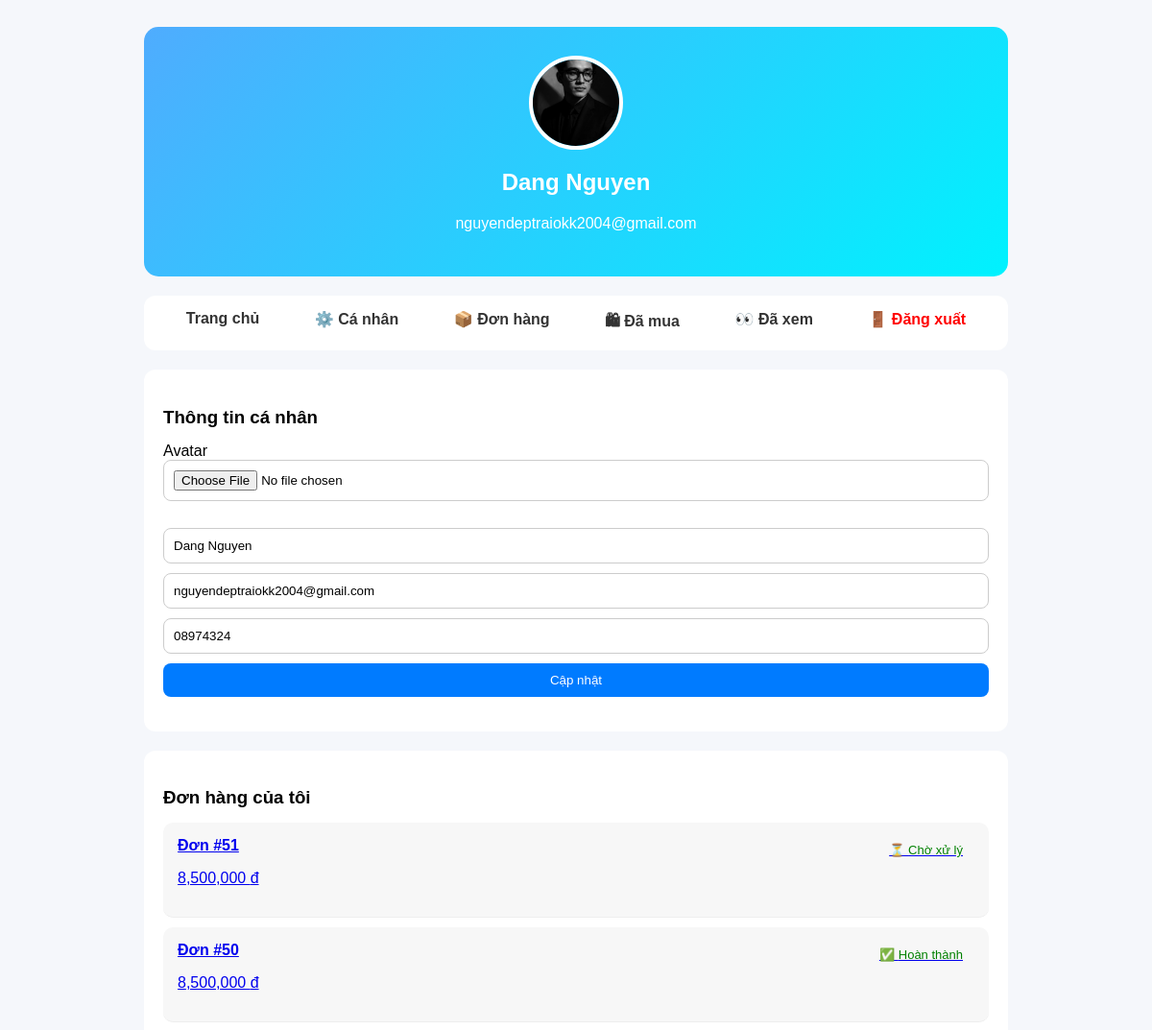
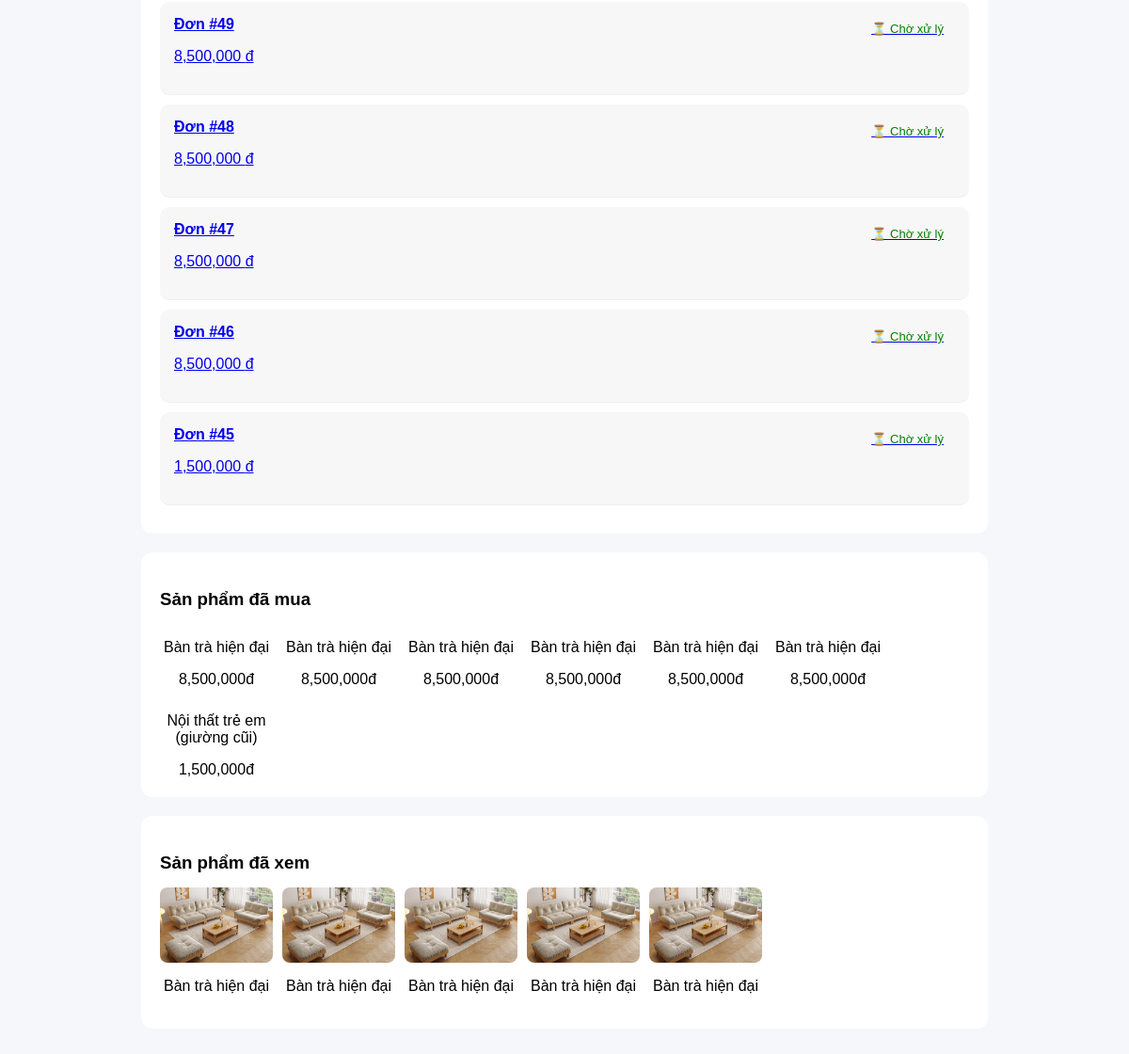
The app's page /profile.php (signed in) with its own data (2 pictures, top to bottom).
### tables this page shows
CREATE TABLE `orders` (
  `id` int(11) NOT NULL,
  `customer_name` varchar(255) DEFAULT NULL,
  `phone` varchar(20) DEFAULT NULL,
  `address` text DEFAULT NULL,
  `total` int(11) DEFAULT NULL,
  `created_at` datetime DEFAULT current_timestamp(),
  `payment_method` varchar(50) DEFAULT NULL,
  `shipping_method` varchar(50) DEFAULT NULL,
  `user_id` int(11) DEFAULT NULL,
  `status` varchar(50) DEFAULT 'Đang xử lý',
  `discount` int(11) DEFAULT 0,
  `final_total` int(11) DEFAULT 0
);

CREATE TABLE `products` (
  `id` int(11) NOT NULL,
  `name` varchar(255) DEFAULT NULL,
  `price` int(11) DEFAULT NULL,
  `image` varchar(255) DEFAULT NULL,
  `description` text DEFAULT NULL,
  `category_id` int(11) DEFAULT NULL,
  `stock` int(11) DEFAULT 0,
  `materials` text DEFAULT NULL
);

### profile.php (the view, shortened to what this page needs)
<?php
include "config/db.php";
$user = $_SESSION['user'];
$orders = $conn->prepare("
    SELECT * FROM orders
    WHERE user_id=?
    ORDER BY id DESC
");
$orders->execute([$user['id']]);
$orders = $orders->fetchAll();
$purchased = $conn->prepare("
    SELECT
        oi.product_name,
        oi.price,
        COALESCE(p.image, 'default.jpg') as image
    FROM order_items oi
    JOIN orders o ON oi.order_id = o.id
    LEFT JOIN products p ON oi.product_id = p.id
    WHERE o.user_id=?
    ORDER BY o.id DESC, oi.id DESC
");
$purchased->execute([$user['id']]);
$purchased = $purchased->fetchAll();
$viewed = $conn->prepare("
    SELECT p.* FROM viewed_products v
    JOIN products p ON v.product_id = p.id
    WHERE v.user_id=?
    ORDER BY v.id DESC LIMIT 5
");
$viewed->execute([$user['id']]);
$viewed = $viewed->fetchAll();
?>
<link rel="stylesheet" href="assets/css/profile.css">
<div class="profile-container">
    <div class="profile-header">
        <img
          src="assets/images/avatar/<?= $user['avatar'] ?? 'default.png' ?>"
          class="avatar-img"
        >
        <h2><?= $user['name'] ?></h2>
        <p><?= $user['email'] ?></p>
    </div>
    <div class="profile-menu">
        <a href="index.php">Trang chủ</a>
        <a href="#info">⚙️ Cá nhân</a>
        <a href="#orders">📦 Đơn hàng</a>
        <a href="#purchased">🛍 Đã mua</a>
        <a href="#viewed">👀 Đã xem</a>
        <a href="logout.php" class="logout">🚪 Đăng xuất</a>
    </div>
    <div id="info" class="profile-section">
        <h3>Thông tin cá nhân</h3>
        <form action="update_profile.php" method="post" enctype="multipart/form-data">
            <label>Avatar</label><br>
            <input type="file" name="avatar"><br><br>
            <input name="name" value="<?= $user['name'] ?>" placeholder="Tên">
            <input name="email" value="<?= $user['email'] ?>" placeholder="Email">
            <input name="phone" value="<?= $user['phone'] ?? '' ?>" placeholder="SĐT">
            <button>Cập nhật</button>
        </form>
    </div>
    <div id="orders" class="profile-section">
    <h3>Đơn hàng của tôi</h3>
    <?php foreach($orders as $o): ?>
        <?php
        $status = $o['status'] ?? 'pending';
        $icon = '⏳';
        $text = 'Chờ xử lý';
        switch($status){
            case 'completed':
                $icon = '✅'; $text = 'Hoàn thành'; break;
        }
        ?>
        <a href="order_detail_user.php?id=<?= $o['id'] ?>" class="order-card">
            <div>
                <b>Đơn #<?= $o['id'] ?></b>
                <p><?= number_format($o['total']) ?> đ</p>
            </div>
            <div class="status status-<?= $status ?>">
                <?= $icon ?> <?= $text ?>
            </div>
        </a>
    <?php endforeach; ?>
</div>
    <div id="purchased" class="profile-section">
        <h3>Sản phẩm đã mua</h3>
        <div class="viewed-list">
            <?php foreach($purchased as $p): ?>
                <div class="view-item">
                    <p><?= $p['product_name'] ?></p>
                    <span><?= number_format($p['price']) ?>đ</span>
                </div>
            <?php endforeach; ?>
        </div>
    </div>
    <div id="viewed" class="profile-section">
        <h3>Sản phẩm đã xem</h3>
        <div class="viewed-list">
            <?php foreach($viewed as $p): ?>
                <div class="view-item">
                    <img src="assets/images/products/<?= $p['image'] ?>">
                    <p><?= $p['name'] ?></p>
                </div>
            <?php endforeach; ?>
        </div>
    </div>
</div>

### assets/css/profile.css (style rules this page uses)
.profile-container { max-width:900px; margin:30px auto; }
.profile-header { text-align:center; background:linear-gradient(135deg,#4facfe,#00f2fe); padding:30px; border-radius:15px; color:#fff; }
.profile-menu { display:flex; justify-content:space-around; background:#fff; padding:15px; border-radius:10px; margin-top:20px; }
.profile-menu a { text-decoration:none; font-weight:bold; color:#333; }
.profile-menu .logout { color:red; }
.profile-section { background:#fff; margin-top:20px; padding:20px; border-radius:10px; }
.profile-section h3 { margin-bottom:15px; }
.profile-section input { width:100%; padding:10px; margin-bottom:10px; border:1px solid #ddd; border-radius:5px; }
.profile-section button { background:#007bff; color:#fff; border:none; padding:10px; border-radius:5px; }
.order-card { display:flex; justify-content:space-between; padding:10px; border-bottom:1px solid #eee; }
.status { color:green; }
.viewed-list { display:flex; gap:15px; }
.view-item { width:120px; }
.view-item img { width:100%; border-radius:10px; }
.profile-container { max-width:900px; margin:auto; padding:20px; }
.avatar-img { width:90px; height:90px; border-radius:50%; border:4px solid #fff; object-fit:cover; }
.profile-menu { display:flex; justify-content:space-around; background:#fff; padding:15px; margin:20px 0; border-radius:12px; }
.profile-menu a { text-decoration:none; font-weight:600; color:#333; }
.profile-section { background:#fff; padding:20px; margin-bottom:20px; border-radius:12px; }
.profile-section input { width:100%; margin-bottom:10px; padding:10px; border-radius:8px; border:1px solid #ccc; }
.profile-section button { background:#007bff; color:#fff; padding:10px; border:none; border-radius:8px; width:100%; }
.order-card { display:flex; justify-content:space-between; padding:15px; margin-bottom:10px; border-radius:10px; background:#f7f7f7; }
.status { display:inline-block; padding:6px 12px; border-radius:20px; font-size:13px; font-weight:500; }
.viewed-list { display:flex; gap:10px; flex-wrap:wrap; }
.view-item { width:120px; text-align:center; }
.view-item img { width:100%; height:80px; object-fit:cover; border-radius:8px; }

### records on screen
orders: id "51", total "8,500,000", icon "⏳", text "Chờ xử lý"
orders: id "50", total "8,500,000", status "✅", status "Hoàn thành"
orders: id "49", total "8,500,000", icon "⏳", text "Chờ xử lý"
orders: id "48", total "8,500,000", icon "⏳", text "Chờ xử lý"
orders: id "47", total "8,500,000", icon "⏳", text "Chờ xử lý"
orders: id "46", total "8,500,000", icon "⏳", text "Chờ xử lý"
orders: id "45", total "1,500,000", icon "⏳", text "Chờ xử lý"
products: image (picture), name "Bàn trà hiện đại"

### other values on screen
$user['name'] "Dang Nguyen"
$user['email'] "nguyendeptraiokk2004@gmail.com"
$p['product_name'] "Bàn trà hiện đại"
$p['price'] "8,500,000"
$p['product_name'] "Nội thất trẻ em (giường cũi)"
$p['price'] "1,500,000"
